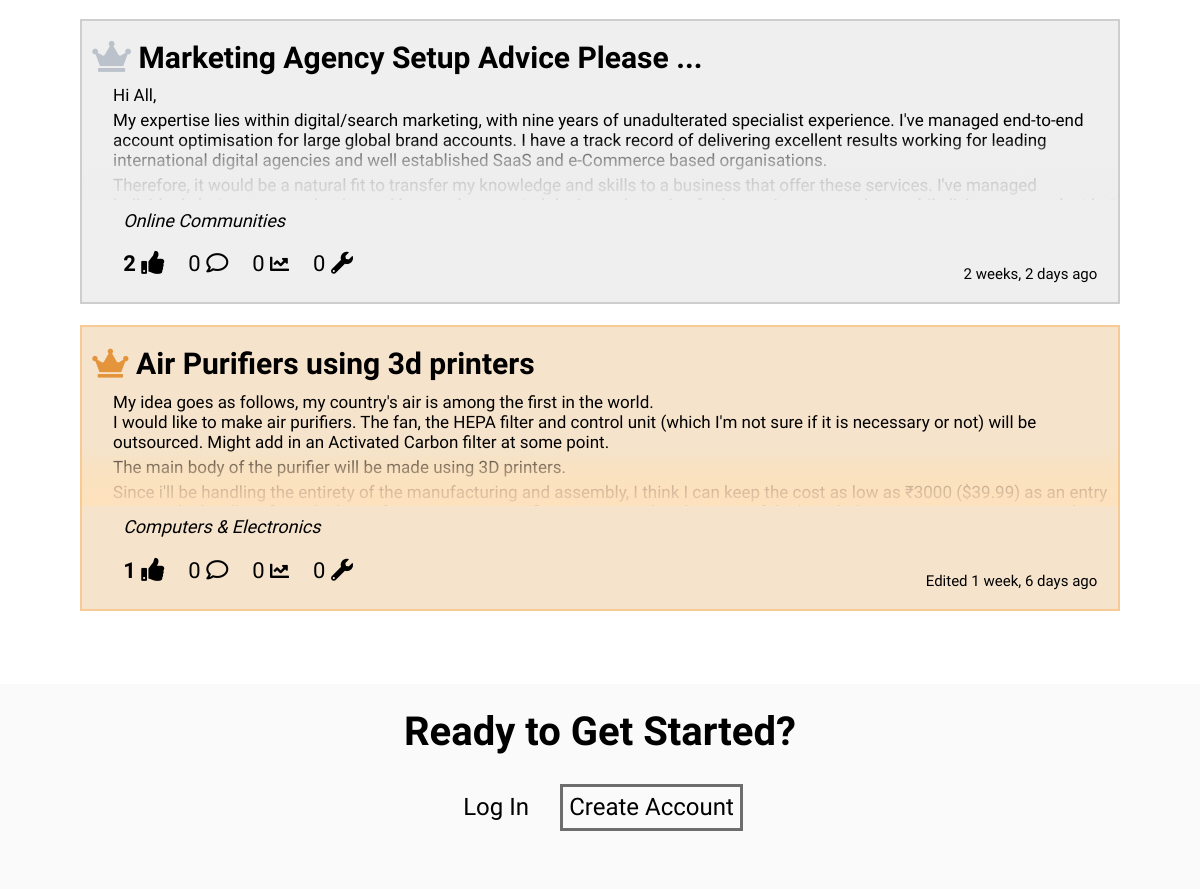
The app's page / (lower part), older data.
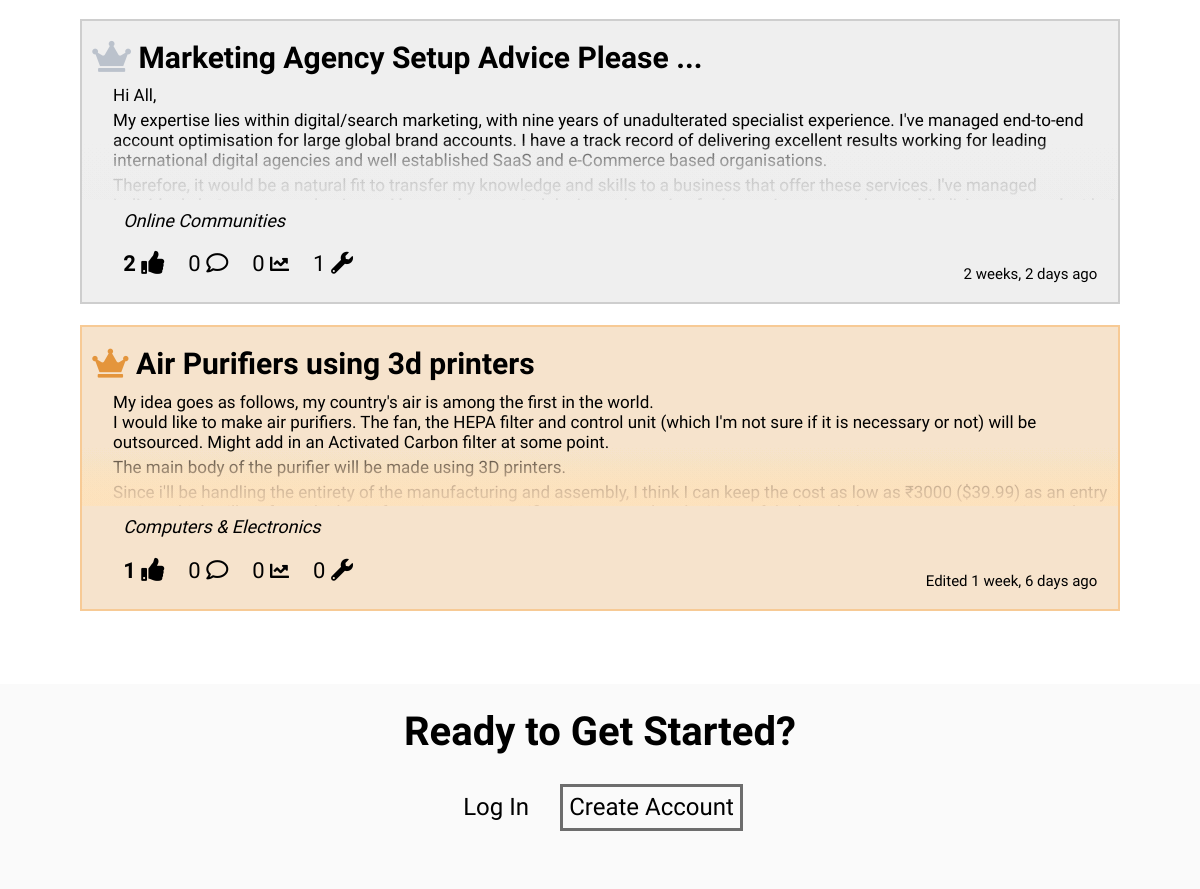
The same page, newer data.
### website/models.py (models this page shows, shortened)
class Post(models.Model):
    user = models.ForeignKey(User, on_delete=models.CASCADE, related_name="owner")
    title = models.CharField(max_length=64, default='Untitled')
    post = RichTextField(blank=True, null=True)
    image1 = models.ImageField(blank=True, null=True, upload_to="images/")
    image2 = models.ImageField(blank=True, null=True, upload_to="images/")
    image3 = models.ImageField(blank=True, null=True, upload_to="images/")
    image4 = models.ImageField(blank=True, null=True, upload_to="images/")
    image5 = models.ImageField(blank=True, null=True, upload_to="images/")
    category = models.CharField(choices=category_choices, max_length=64, default='Others')
    timestamp = models.DateTimeField(auto_now_add=True)
    editedtrue = models.CharField(max_length=64, default='')
    updated_timestamp = models.DateTimeField(auto_now=True)
    liked = models.ManyToManyField(User, related_name="liked_user")
    favourited = models.ManyToManyField(User, related_name="favourited_user")
    updates = models.IntegerField(default='0', null=True)

### website/views.py (the view)
# urls.py: path("", views.index, name="index"),
def index(request):
    post1 = Post.objects.annotate(count=Count('liked')).latest('count')
    post2 = Post.objects.exclude(pk=post1.pk).annotate(count=Count('liked')).latest('count')
    excludes1 = [post1.pk, post2.pk]
    post3 = Post.objects.exclude(pk__in=excludes1).annotate(count=Count('liked')).latest('count')
    return render(request, 'website/homepage.html', {
        "post1": post1,
        "post2": post2,
        "post3": post3
    })

### website/templates/website/homepage.html (shortened to what this page needs)
{% extends 'website/layout.html' %}
{% load static %}
{% load mathfilters %}
{% load humanize %}
{% block body %}
    <div class="max-width">
        <div class="ideaboard" id="mainpage-ideaboard">
            <br>
            <br>
            <a href="{% url 'idea' post2.id %}" class="ideaparenta">
                <div class='idea2nd'>
                    <br>
                    <li class="ideaparentli">
                        <h4> <i class="fas fa-crown"></i> {{ post2.title }}</h4>
                        <div class='idea-content'><p>{{ post2.post|safe }}</p></div>
                        <ul class='idea-details'>
                                <li><h6 class="idea-category">{{ post2.category }}</h6></li>
                                <br>
                                <li><h5 title="Likes">{{ post2.liked.all.count }} <i class="fa fa-thumbs-up"></i></h5></li>
                                <li><h6 title="Comments">{{ post2.comments.all.count }} <i class="far fa-comment"></i></h6></li>
                                <li><h6 title="Tracks">{{ post2.favourited.all.count }} <i class="fas fa-chart-line"></i></h6></li>
                                <li><h6 title="Updates">{{post2.updates}} <i class="fas fa-wrench"></i></h6></li>
                        </ul>
                        <ul class="idea-timestamp">
                            <li><p>{{post2.editedtrue}} {{ post2.timestamp|naturaltime }}</p></li>
                        </ul>
                    </li>
                    <br>
                </div>
            </a>
            <a href="{% url 'idea' post3.id %}" class="ideaparenta">
                <div class='idea3rd'>
                    <br>
                    <li class="ideaparentli">
                        <h4> <i class="fas fa-crown"></i> {{ post3.title }}</h4>
                        <div class='idea-content'><p>{{ post3.post|safe }}</p></div>
                        <ul class='idea-details'>
                                <li><h6 class="idea-category">{{ post3.category }}</h6></li>
                                <br>
                                <li><h5 title="Likes">{{ post3.liked.all.count }} <i class="fa fa-thumbs-up"></i></h5></li>
                                <li><h6 title="Comments">{{ post3.comments.all.count }} <i class="far fa-comment"></i></h6></li>
                                <li><h6 title="Tracks">{{ post3.favourited.all.count }} <i class="fas fa-chart-line"></i></h6></li>
                                <li><h6 title="Updates">{{post3.updates}} <i class="fas fa-wrench"></i></h6></li>
                        </ul>
                        <ul class="idea-timestamp">
                            <li><p>{{post3.editedtrue}} {{ post3.timestamp|naturaltime }}</p></li>
                        </ul>
                    </li>
                    <br>
                </div>
            </a>
        </div>
    </div>
    <div class="footer">
        <div class="max-width">
            <p>Ready to Get Started?</p>
            <br>
            {% if user.is_authenticated %}
                <div>
                    <button class="footer-login"><a href="{% url 'post' %}">Pitch Your Idea</a></button>
                    <button class="footer-register"><a href="{% url 'ideas' %}">View The Ideas</a></button>
                </div>
            {% else %}
                <div>
                    <button class="footer-login"><a href="{% url 'login' %}">Log In</a></button>
                    <button class="footer-register"><a href="{% url 'register' %}">Create Account</a></button>
                </div>
            {% endif %}
        </div>
    </div>
{% endblock %}

Row changes from the older to the newer data that the page shows:
changed Post "Online Communities": updates "0" → "1"
